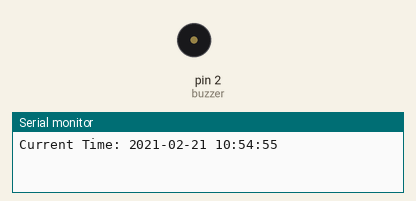
Recording of a sketch running on a simulated Arduino Uno, built with avr-gcc and run on an emulated ATmega328P. Shown: buzzer (waves = sounding, pin HIGH), the last lines printed to the serial monitor. The local clock reads 2024-03-15 10:24:30 at power-on unless the sketch sets it.

Above: at 0.1 s.
At 5.1 s:
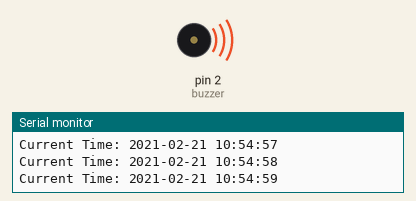
Timing chart, 0 to 10.5 s (numbered marks = the images above):
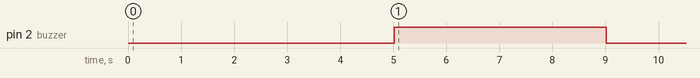

The sketch:

realtimeclokwithbuzzer.ino
```cpp
#include <virtuabotixRTC.h>

#define buzzer 2


virtuabotixRTC myRTC(5, 6, 7); //virtuabotixRTC myRTC(CLK,DAT,RST);


void setup(){

  pinMode(buzzer, OUTPUT);

  Serial.begin(9600);


  //Comment the method below after the clock is set up.

  //Order of parameters in the method below:seconds, minutes, hours, day of the week, day of the month, month, year

  myRTC.setDS1302Time(55, 54, 10, 5, 21, 02, 2021);

}


void loop(){

  myRTC.updateTime();


  if(myRTC.hours==10 && myRTC.minutes==55 && myRTC.seconds==0){

  digitalWrite(buzzer, 1);
  delay(3000);
  }

  else{

  digitalWrite(buzzer, 0);

  }

  Serial.print("Current Time: ");

  Serial.print(myRTC.year);

  Serial.print("-");

  Serial.print(myRTC.month<10?"0":"");

  Serial.print(myRTC.month);

  Serial.print("-");

  Serial.print(myRTC.dayofmonth<10?"0":"");

  Serial.print(myRTC.dayofmonth);

  Serial.print(" ");

  Serial.print(myRTC.hours<10?"0":"");

  Serial.print(myRTC.hours);

  Serial.print(":");

  Serial.print(myRTC.minutes<10?"0":"");

  Serial.print(myRTC.minutes);

  Serial.print(":");

  Serial.print(myRTC.seconds<10?"0":"");

  Serial.println(myRTC.seconds);

  delay(1000);  //Print after every second

}
```

Measured:
- by itself, pin 2 (buzzer): LOW → HIGH at 5.0 s, → LOW 4.0 s later
